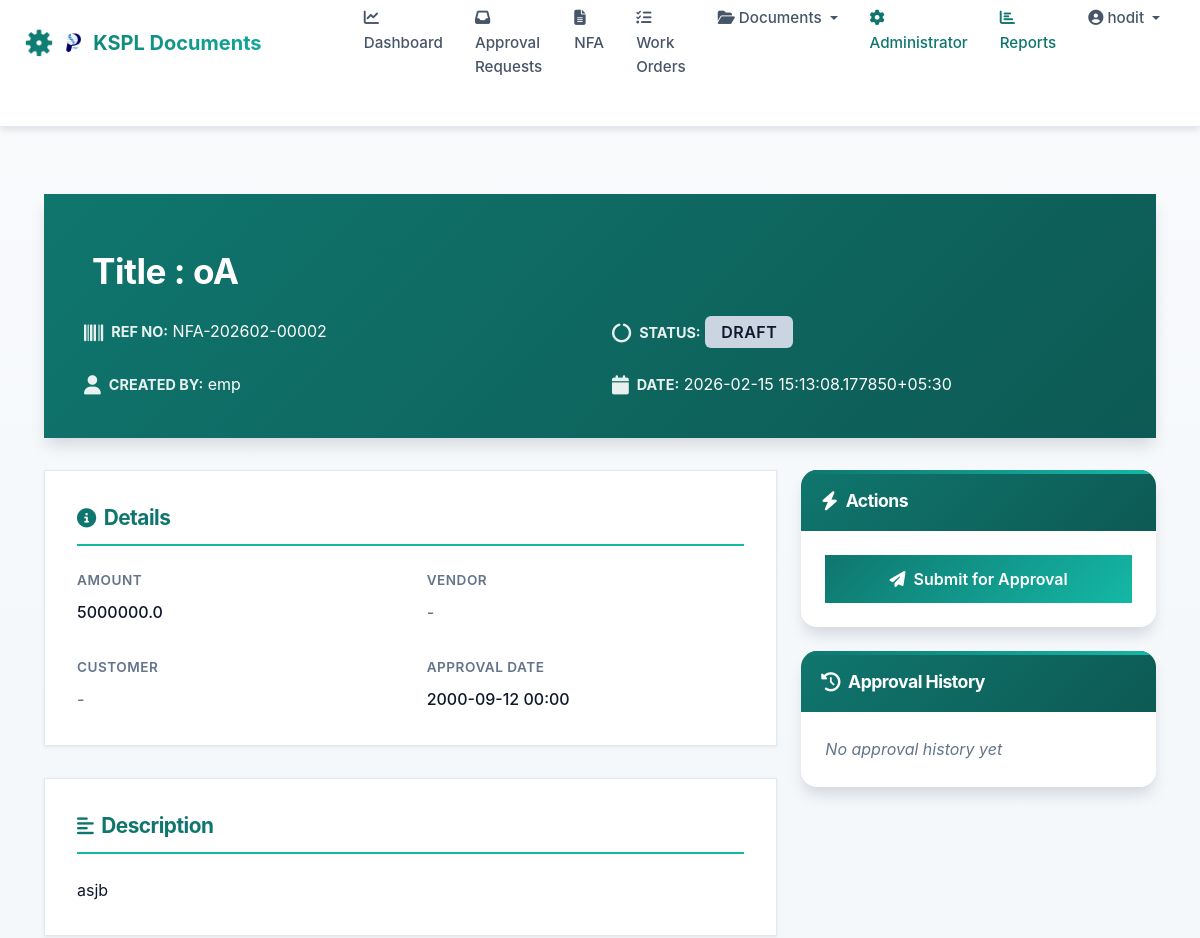
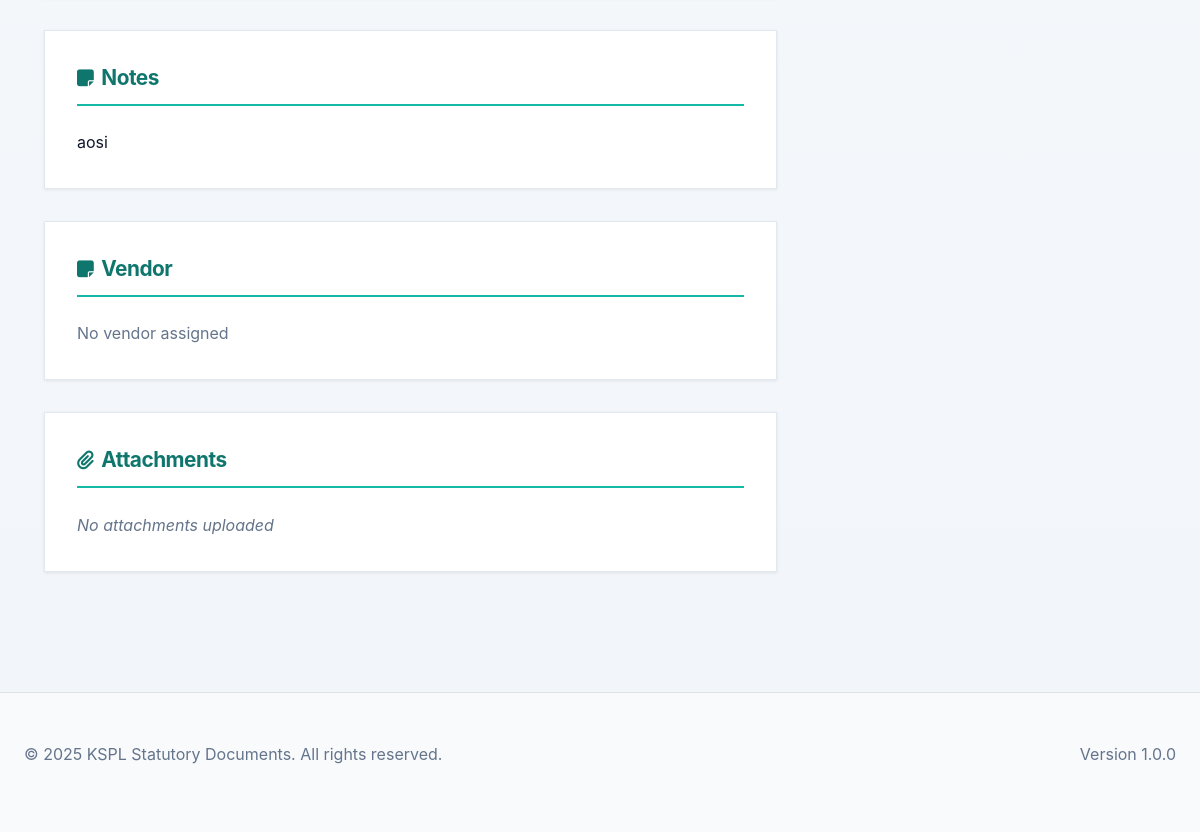
The app's page /nfa/2/view (signed in) with its own data (2 pictures, top to bottom).
### models/__init__.py (models this page shows, shortened)
class User(UserMixin, db.Model):
    __tablename__ = 'users'
    id = db.Column(db.Integer, primary_key=True)
    username = db.Column(db.String(120), unique=True, nullable=False)
    email = db.Column(db.String(120), unique=True, nullable=False)
    password_hash = db.Column(db.String(255), nullable=False)
    first_name = db.Column(db.String(120))
    last_name = db.Column(db.String(120))
    department_id = db.Column(db.Integer, db.ForeignKey('departments.id'))
    is_active = db.Column(db.Boolean, default=True)
    created_at = db.Column(db.DateTime, default=datetime.utcnow)
    roles = db.relationship('Role', secondary='user_roles', backref=db.backref('users', lazy='dynamic'))
    department = db.relationship('Department', backref='users')
    def has_permission(self, permission):
        for role in self.roles:
            if permission in [p.name for p in role.permissions]:
                return True
        return False
    def has_role(self, role_name):
        return any(role.name == role_name for role in self.roles)

class NFA(db.Model):
    __tablename__ = 'nfa'
    id = db.Column(db.Integer, primary_key=True)
    reference_number = db.Column(db.String(120), unique=True, nullable=False)
    title = db.Column(db.String(255), nullable=False)
    description = db.Column(db.Text)
    status = db.Column(db.String(120), default='Draft')  # Draft, Submitted, Approved, Rejected
    created_by_id = db.Column(db.Integer, db.ForeignKey('users.id'), nullable=False)
    department_id = db.Column(db.Integer, db.ForeignKey('departments.id'))
    created_at = db.Column(db.DateTime, default=datetime.utcnow)
    updated_at = db.Column(db.DateTime, default=datetime.utcnow, onupdate=datetime.utcnow)
    rejected_remarks = db.Column(db.Text)
    amount = db.Column(db.Float)
    approval_date = db.Column(db.DateTime)
    notes = db.Column(db.Text)
    vendor_id = db.Column(db.Integer, db.ForeignKey('vendors.id'))
    customer_id = db.Column(db.Integer, db.ForeignKey('customers.id'))
    created_by = db.relationship('User', backref=db.backref('nfa_created', lazy='dynamic'))
    department = db.relationship('Department', backref='nfa_documents')
    vendor = db.relationship('Vendor', backref='nfa_documents')
    customer = db.relationship('Customer', backref='nfa_documents')
    attachments = db.relationship('Attachment', backref='nfa', lazy=True, cascade='all, delete-orphan')
    approvals = db.relationship('ApprovalHistory', backref='nfa', lazy=True, cascade='all, delete-orphan')

### routes/main.py (the view)
@main_bp.route('/nfa/<int:id>/view', methods=['GET'])
@login_required
def nfa_view(id):
    nfa = NFA.query.get_or_404(id)
    approvals = ApprovalHistory.query.filter_by(nfa_id=id).all()
    can_edit = (nfa.status != 'Approved' and (nfa.created_by_id == current_user.id or current_user.has_permission('edit_all'))) or (nfa.status == 'Approved' and current_user.has_role('admin'))
    return render_template('pages/nfa_view.html', nfa=nfa, approvals=approvals, can_edit=can_edit)

### templates/pages/nfa_view.html (shortened to what this page needs)
{% extends "index.html" %}
{% block content %}
<div class="container mt-4">
    <div class="doc-header">
        <h1>Title : {{ nfa.title }}</h1>
        <div class="header-meta">
            <div class="meta-item">
                <i class="fas fa-barcode"></i>
                <div>
                    <strong>Ref No:</strong>
                    <span>{{ nfa.reference_number }}</span>
                </div>
            </div>
            <div class="meta-item">
                <i class="fas fa-circle-notch"></i>
                <div>
                    <strong>Status:</strong>
                    <span>
                        {% if nfa.status == 'Draft' %}
                            <span class="badge bg-secondary">Draft</span>
                        {% elif nfa.status == 'Submitted' %}
                            <span class="badge bg-info">Submitted</span>
                        {% elif nfa.status == 'Approved' %}
                            <span class="badge bg-success">Approved</span>
                        {% else %}
                            <span class="badge bg-danger">Rejected</span>
                        {% endif %}
                    </span>
                </div>
            </div>
            <div class="meta-item">
                <i class="fas fa-user"></i>
                <div>
                    <strong>Created By:</strong>
                    <span>{{ nfa.created_by.username }}</span>
                </div>
            </div>
            <div class="meta-item">
                <i class="fas fa-calendar"></i>
                <div>
                    <strong>Date:</strong>
                    <span>{{ nfa.created_at|to_ist|default('N/A') }}</span>
                </div>
            </div>
        </div>
    </div>
    <div class="row">
        <div class="col-lg-8">
            <div class="doc-details-section">
                <h3><i class="fas fa-info-circle"></i>Details</h3>
                <div class="doc-details-grid">
                    <div class="doc-detail-item">
                        <label>Amount</label>
                        <span>{% if nfa.amount %}{{ nfa.amount }}{% else %}<span class="empty">-</span>{% endif %}</span>
                    </div>
                    <div class="doc-detail-item">
                        <label>Vendor</label>
                        <span>{% if nfa.vendor %}{{ nfa.vendor.code }} - {{ nfa.vendor.name }}{% else %}<span class="empty">-</span>{% endif %}</span>
                    </div>
                    <div class="doc-detail-item">
                        <label>Customer</label>
                        <span>{% if nfa.customer %}{{ nfa.customer.code }} - {{ nfa.customer.name }}{% else %}<span class="empty">-</span>{% endif %}</span>
                    </div>
                    <div class="doc-detail-item">
                        <label>Approval Date</label>
                        <span>{% if nfa.approval_date %}{{ nfa.approval_date.strftime('%Y-%m-%d %H:%M') }}{% else %}<span class="empty">-</span>{% endif %}</span>
                    </div>
                </div>
            </div>
            <div class="doc-details-section">
                <h3><i class="fas fa-align-left"></i>Description</h3>
                <p style="margin: 0; color: var(--dark); line-height: 1.6;">
                    {{ nfa.description or '<span class="empty" style="color: var(--gray);">No description provided</span>'|safe }}
                </p>
            </div>
            <div class="doc-details-section">
                <h3><i class="fas fa-sticky-note"></i>Notes</h3>
                <p style="margin: 0; color: var(--dark); line-height: 1.6;">
                    {{ nfa.notes or '<span class="empty" style="color: var(--gray);">No notes provided</span>' }}
                </p>
            </div>
            <div class="doc-details-section">
                <h3><i class="fas fa-sticky-note"></i>Vendor</h3>
                <p style="margin: 0; color: var(--dark); line-height: 1.6;">
                    {{ nfa.vendorname if nfa.vendor else '<span class="empty" style="color: var(--gray);">No vendor assigned</span>'|safe }}
                </p>
            </div>
            {% if nfa.attachments or true %}
            <div class="doc-attachments">
                <h3><i class="fas fa-paperclip"></i>Attachments</h3>
                {% if nfa.attachments %}
                <div>
                    {% for attachment in nfa.attachments %}
                    <div class="attachment-item">
                        <a href="{{ url_for('main.download_attachment', attachment_id=attachment.id) }}">
                            <i class="fas fa-file-download"></i>
                            <span>{{ attachment.filename }}</span>
                        </a>
                        <div class="attachment-meta">
                            <span>{{ attachment.uploaded_by.username }}</span>
                            <span>•</span>
                            <span>{{ attachment.uploaded_at.strftime('%d %b %Y') }}</span>
                            {% if attachment.is_readonly %}
                            <span class="badge bg-warning ms-2">Read-only</span>
                            {% endif %}
                        </div>
                    </div>
                    {% endfor %}
                </div>
                {% else %}
                <p style="color: var(--gray); font-style: italic; margin: 0;">No attachments uploaded</p>
                {% endif %}
            </div>
            {% endif %}
        </div>
        <div class="col-lg-4">
            <div class="doc-actions">
                <div class="card">
                    <div class="card-header">
                        <h5><i class="fas fa-bolt"></i>Actions</h5>
                    </div>
                    <div class="card-body">
                        {% if nfa.status == 'Approved' and not current_user.has_role('admin') %}
                        <div class="status-approved">
                            <i class="fas fa-check-circle"></i>
                            <span>Approved</span>
                        </div>
                        {% else %}
                            {% if nfa.status == 'Draft' %}
                            <form method="POST" action="{{ url_for('main.nfa_submit', id=nfa.id) }}" class="w-100">
                                <button type="submit" class="btn btn-primary w-100">
                                    <i class="fas fa-paper-plane"></i>Submit for Approval
                                </button>
                            </form>
                            {% elif nfa.status == 'Rejected' and current_user.id == nfa.created_by_id %}
                            <form method="POST" action="{{ url_for('main.nfa_submit', id=nfa.id) }}" class="w-100">
                                <button type="submit" class="btn btn-primary w-100">
                                    <i class="fas fa-redo"></i>Resubmit
                                </button>
                            </form>
                            {% endif %}
                        {% endif %}
                    </div>
                </div>
                <div class="card">
                    <div class="card-header">
                        <h5><i class="fas fa-history"></i>Approval History</h5>
                    </div>
                    <div class="card-body">
                        {% if approvals %}
                        <div class="approval-timeline">
                            {% for approval in approvals %}
                            <div class="approval-item">
                                <strong>{{ approval.action }}</strong>
                                <div class="approval-meta">
                                    <i class="fas fa-user me-1"></i>{{ approval.approved_by.username }} • {{ approval.approved_at.strftime('%d %b %Y, %H:%M') }}
                                </div>
                                {% if approval.comments %}
                                <div class="approval-comments">
                                    {{ approval.comments }}
                                </div>
                                {% endif %}
                            </div>
                            {% endfor %}
                        </div>
                        {% else %}
                        <p style="color: var(--gray); font-style: italic; margin: 0;">No approval history yet</p>
                        {% endif %}
                    </div>
                </div>
            </div>
        </div>
    </div>
</div>
{% endblock %}

### templates/index.html (shortened to what this page needs)
<!DOCTYPE html>
<html lang="en">
<head>
    <link href="https://cdn.jsdelivr.net/npm/bootstrap@5.1.3/dist/css/bootstrap.min.css" rel="stylesheet">
    <link rel="stylesheet" href="https://cdnjs.cloudflare.com/ajax/libs/font-awesome/6.4.0/css/all.min.css">
    <link rel="stylesheet" href="https://cdnjs.cloudflare.com/ajax/libs/tempusdominus-bootstrap-4/5.39.0/css/tempusdominus-bootstrap-4.min.css" />
    <link rel="stylesheet" href="{{ url_for('static', filename='main.css') }}">
</head>
<body>
    <nav class="navbar navbar-expand-lg navbar-light" style="padding: initial;">
        <div class="container-fluid px-4">
            <a class="navbar-brand d-flex align-items-center" href="{% if current_user.is_authenticated %}{% if current_user.has_role('admin') %}{{ url_for('admin.admin_dashboard') }}{% else %}{{ url_for('main.dashboard') }}{% endif %}{% else %}{{ url_for('auth.login') }}{% endif %}" style="gap: 12px;">
                <img style="max-width: 5%; height: auto;" src="{{ url_for('static', filename='images/ksp-logo.png') }}" alt="KSP Logo" height="40" class="img-fluid">
                <span>KSPL Documents</span>
            </a>
            <div class="collapse navbar-collapse" id="navbarNav">
                <ul class="navbar-nav ms-auto">
                    {% if current_user.is_authenticated %}
                        <li class="nav-item">
                            <a class="nav-link" href="{{ url_for('main.dashboard') }}">
                                <i class="fas fa-chart-line me-1"></i>Dashboard
                            </a>
                        </li>
                        {% if current_user.has_role('hod') %}
                        <li class="nav-item">
                            <a class="nav-link" href="{{ url_for('main.approval_requests') }}">
                                <i class="fas fa-inbox me-1"></i>Approval Requests
                            </a>
                        </li>
                        {% endif %}
                        <li class="nav-item">
                            <a class="nav-link" href="{{ url_for('main.nfa_list') }}">
                                <i class="fas fa-file-alt me-1"></i>NFA
                            </a>
                        </li>
                        <li class="nav-item">
                            <a class="nav-link" href="{{ url_for('main.work_order_list') }}">
                                <i class="fas fa-tasks me-1"></i>Work Orders
                            </a>
                        </li>
                        <li class="nav-item dropdown">
                            <a class="nav-link dropdown-toggle" href="#" id="documentsDropdown" role="button" data-bs-toggle="dropdown" aria-expanded="false">
                                <i class="fas fa-folder-open me-1"></i>Documents
                            </a>
                        </li>
                        <li class="nav-item">
                            <a class="nav-link text-primary" href="{{ url_for('admin.admin_dashboard') }}">
                                <i class="fas fa-cog me-1"></i>Administrator
                            </a>
                        </li>
                        <li class="nav-item">
                            <a class="nav-link text-primary" href="{{ url_for('admin.reports') }}">
                                <i class="fas fa-chart-bar me-1"></i>Reports
                            </a>
                        </li>
                        <li class="nav-item dropdown">
                            <a class="nav-link dropdown-toggle" href="#" id="userDropdown" role="button" data-bs-toggle="dropdown" aria-expanded="false">
                                <i class="fas fa-user-circle me-1"></i>{{ current_user.username }}
                            </a>
                        </li>
                    {% else %}
                        <li class="nav-item">
                            <a class="nav-link" href="{{ url_for('auth.login') }}">
                                <i class="fas fa-sign-in-alt me-1"></i>Login
                            </a>
                        </li>
                    {% endif %}
                </ul>
            </div>
        </div>
    </nav>
    <div class="container-fluid">
        {% block content %}{% endblock %}
    </div>
    <footer class="bg-light border-top mt-5 py-4">
        <div class="container-fluid px-4">
            <div class="row">
                <div class="col-md-6">
                    <p class="text-muted mb-0">© 2025 KSPL Statutory Documents. All rights reserved.</p>
                </div>
                <div class="col-md-6 text-md-end">
                    <p class="text-muted mb-0">Version 1.0.0</p>
                </div>
            </div>
        </div>
    </footer>
</body>
</html>

### records on screen
User: username "hodit"
NFA: title "oA", reference_number "NFA-202602-00002", created_at|to_ist "2026-02-15 15:13:08.177850+05:30", amount "5000000.0", approval_date "2000-09-12 00:00", description "asjb", notes "aosi"
User: created_by.username "emp"
